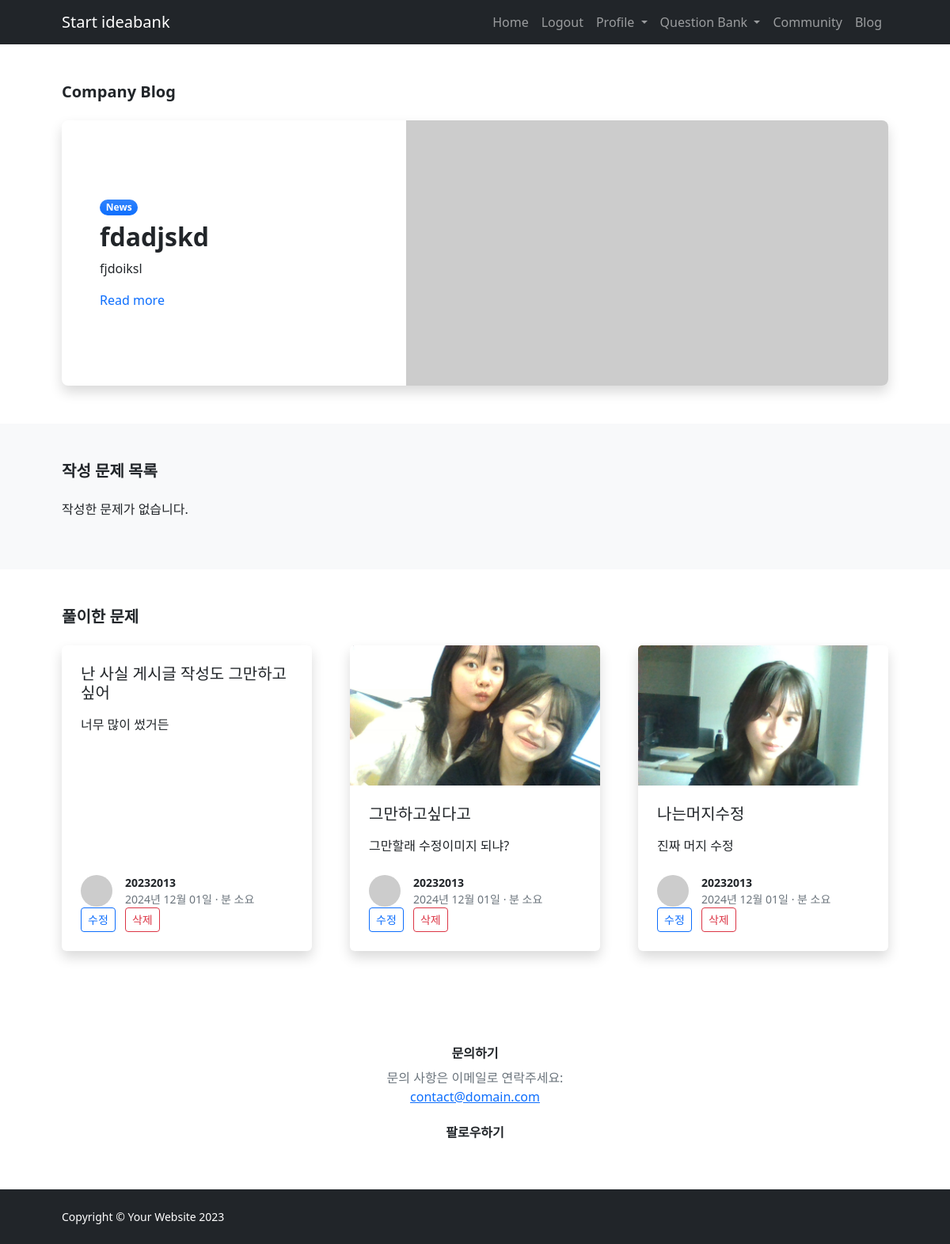
The app's page /user_problem/ (signed in), older data.
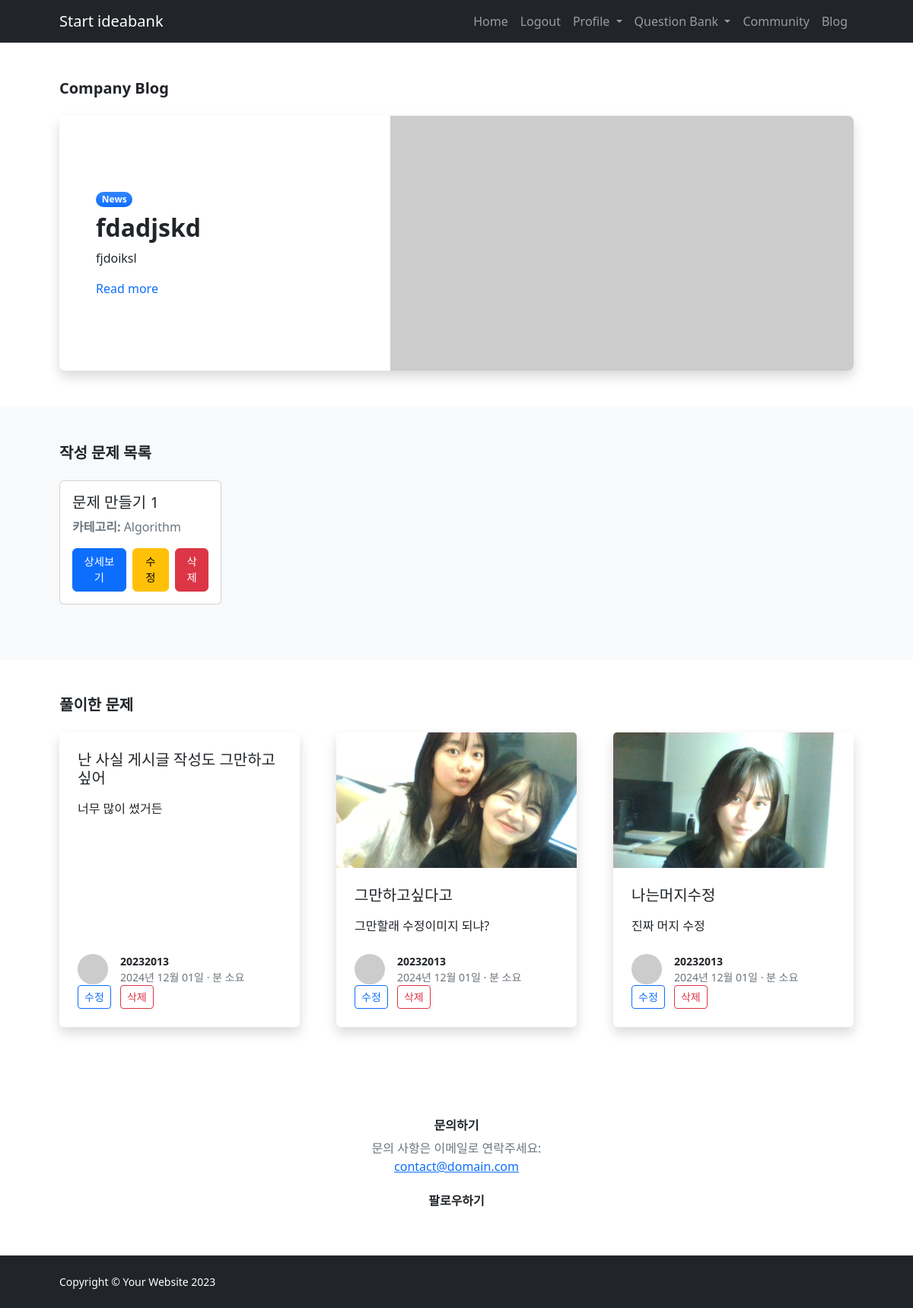
The same page, newer data.
### IBK_ossproject/models.py (models this page shows, shortened)
class BlogPost(models.Model):
    VISIBILITY_CHOICES = [
        ('public', '전체공개'),
        ('private', '나만 보기'),
    ]
    author = models.ForeignKey(User, on_delete=models.CASCADE)
    title = models.CharField(max_length=200)
    category = models.CharField(max_length=100)
    content = models.TextField()
    image = models.ImageField(upload_to='blog_images/', blank=True, null=True)
    created_at = models.DateTimeField(auto_now_add=True)
    visibility = models.CharField(max_length=10, choices=VISIBILITY_CHOICES, default='public')  # 공개 여부 추가
    contest_id = models.CharField(max_length=20, blank=True, null=True)
    index = models.CharField(max_length=10, blank=True, null=True)
    problem_name = models.CharField(max_length=200, blank=True, null=True)
    tags = models.CharField(max_length=200, blank=True, null=True)

class Problem(models.Model):
    DIFFICULTY_CHOICES = [
        ('Easy', '쉬움'),
        ('Medium', '중간'),
        ('Hard', '어려움'),
    ]
    title = models.CharField(max_length=255)
    description = models.TextField()
    example_input = models.TextField(blank=True, null=True)
    example_output = models.TextField(blank=True, null=True)
    image = models.ImageField(upload_to='problems/', blank=True, null=True)
    category = models.CharField(max_length=100, blank=True, null=True)
    difficulty = models.CharField(max_length=10, choices=DIFFICULTY_CHOICES, blank=True, null=True)
    created_at = models.DateTimeField(auto_now_add=True)
    author = models.ForeignKey(User, on_delete=models.CASCADE, related_name='problems')

### IBK_ossproject/views.py (the view)
# urls.py: path('user_problem/', views.user_problem, name='user_problem'),
@login_required
def user_problem(request):
    user_problems = Problem.objects.filter(author=request.user)
    user_blogs = BlogPost.objects.filter(author=request.user)
    latest_post = BlogPost.objects.filter(visibility='public').last()
    context = {
        'user_problems': user_problems,
        'user_blogs': user_blogs,
        'latest_post': latest_post,
    }
    return render(request, 'user_problem.html', context)

### templates/user_problem.html (shortened to what the changed rows need)
{% extends 'base.html' %}
{% block content %}
<section class="py-5">
    <div class="container px-5">
        <h1 class="fw-bolder fs-5 mb-4">Company Blog</h1>
    </div>
</section>
<section class="py-5 bg-light">
    <div class="container px-5">
        <div class="row">
            <div class="col-xl-8">
                <h2 class="fw-bolder fs-5 mb-4">작성 문제 목록</h2>
                {% if user_problems %}
                    <div class="row">
                        {% for problem in user_problems %}
                            <div class="col-md-4 mb-4">
                                <div class="card">
                                    <div class="card-body">
                                        <h5 class="card-title">{{ problem.title }}</h5>
                                        <p class="text-muted"><strong>카테고리:</strong> {{ problem.category }}</p>
                                        <div class="d-flex align-items-center justify-content-start">
                                            <a href="{% url 'problem_detail' problem.id %}" class="btn btn-primary me-2" style="font-size: 0.9rem;">상세보기</a>
                                            {% if problem.author == user %}
                                                <a href="{% url 'edit_problem' problem.id %}" class="btn btn-warning me-2" style="font-size: 0.9rem;">수정</a>
                                                <form method="POST" action="{% url 'delete_problem' problem.id %}" style="display: inline;">
                                                    <button type="submit" class="btn btn-danger" style="font-size: 0.9rem;" onclick="return confirm('정말 삭제하시겠습니까?')">삭제</button>
                                                </form>
                                            {% endif %}
                                        </div>
                                    </div>
                                </div>
                            </div>
                        {% endfor %}
                    </div>
                {% else %}
                    <p>작성한 문제가 없습니다.</p>
                {% endif %}
            </div>
</section>
    <section class="py-5">
        <div class="container px-5">
            <h2 class="fw-bolder fs-5 mb-4">풀이한 문제</h2>
            <div class="row gx-5">
                {% for blog in user_blogs %}
                    <div class="col-lg-4 mb-5">
                        <div class="card h-100 shadow border-0">
                            {% if blog.image %}
                                <img class="card-img-top" src="{{ blog.image.url }}" alt="{{ blog.title }}" />
                            {% endif %}
                            <div class="card-body p-4">
                                <a class="text-decoration-none link-dark stretched-link" href="{% url 'blog_detail' blog.pk %}">
                                    <div class="h5 card-title mb-3">{{ blog.title }}</div>
                                </a>
                                <p class="card-text">
                                    {% if blog.problem_name %}
                                    Problem: {{ blog.contest_id }} - {{ blog.index }} ({{ blog.problem_name }})<br>
                                    Tags : {{ blog.tags }}
                                    {% else %}
                                        {{ blog.content|truncatechars:100 }}
                                    {% endif %}
                                </p>
                            </div>
                            <div class="card-footer p-4 pt-0 bg-transparent border-top-0">
                                <div class="d-flex align-items-end justify-content-between">
                                    <div class="d-flex align-items-center">
                                        <img class="rounded-circle me-3" src="https://dummyimage.com/40x40/ced4da/6c757d" alt="..." />
                                        <div class="small">
                                            <div class="fw-bold">{{ blog.author.username }}</div>
                                            <div class="text-muted">{{ blog.created_at|date:"Y년 m월 d일" }} &middot; {{ blog.read_time }}분 소요</div>
                                        </div>
                                    </div>
                                </div>
                                <a href="{% url 'blog_edit' blog.pk %}?source=user_problem" class="btn btn-outline-primary btn-sm position-relative" style="z-index: 1;">수정</a>
                                <a href="{% url 'blog_delete' blog.pk %}?source=user_problem" class="btn btn-outline-danger btn-sm position-relative ms-2" style="z-index: 1;">삭제</a>
                            </div>
                        </div>
                    </div>
                {% empty %}
                    <p>풀이한 문제가 없습니다.</p>
                {% endfor %}
            </div>
        </div>
    </section>
{% endblock %}

Row changes from the older to the newer data that the page shows:
added Problem: title "문제 만들기 1", category "Algorithm", shows "수정"
Text that changed along with them:
text no longer shown: "작성한 문제가 없습니다."
